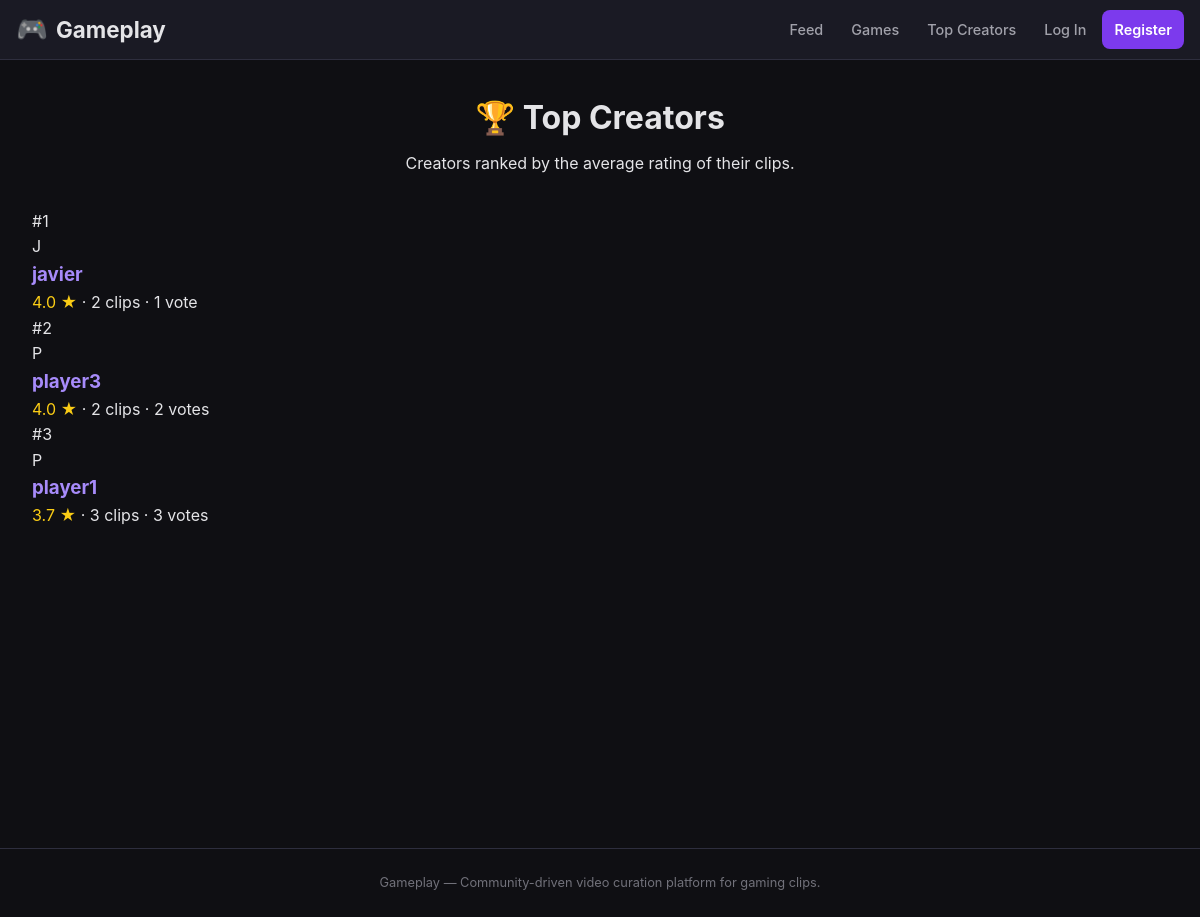
/top-creators, run on the app's committed database.
### clips/models.py (models this page shows, shortened)
class User(AbstractUser):
    bio = models.TextField(max_length=300, blank=True, default="")
    avatar_url = models.URLField(blank=True, default="")
    favorite_clips = models.ManyToManyField(
        'Clip', blank=True, related_name='favorited_by'
    )
    bookmarked_creators = models.ManyToManyField(
        'self', blank=True, symmetrical=False, related_name='bookmarked_by'
    )

### clips/views.py (the view)
# urls.py: path("top-creators", views.top_creators_page, name="top_creators"),
def top_creators_page(request):
    creators = (
        User.objects.annotate(
            avg_rating=Avg('clips__ratings__value'),
            total_clips=Count('clips'),
            total_ratings=Count('clips__ratings')
        )
        .filter(total_clips__gte=1, total_ratings__gte=1)
        .order_by('-avg_rating', '-total_clips')[:20]
    )
    games = Game.objects.all()
    return render(request, "clips/top_creators.html", {
        "creators": creators,
        "games": games,
    })

### clips/templates/clips/top_creators.html (shortened to what this page needs)
{% extends "clips/layout.html" %}
{% block content %}
<div class="page-header">
    <h1>&#127942; Top Creators</h1>
    <p>Creators ranked by the average rating of their clips.</p>
</div>
{% if creators %}
<div class="creators-list">
    {% for creator in creators %}
    <div class="creator-card">
        <div class="creator-rank">#{{ forloop.counter }}</div>
        <div class="creator-avatar">
            {% if creator.avatar_url %}
            <img src="{{ creator.avatar_url }}" alt="{{ creator.username }}">
            {% else %}
            {{ creator.username|first|upper }}
            {% endif %}
        </div>
        <div class="creator-info">
            <h3><a href="{% url 'profile' creator.username %}">{{ creator.username }}</a></h3>
            <div class="creator-stats">
                <span style="color:var(--star-color);">{{ creator.avg_rating|floatformat:1 }} &#9733;</span> &middot;
                {{ creator.total_clips }} clip{{ creator.total_clips|pluralize }} &middot;
                {{ creator.total_ratings }} vote{{ creator.total_ratings|pluralize }}
            </div>
        </div>
    </div>
    {% endfor %}
</div>
{% else %}
<div class="empty-state">
    <p>No creators with rated clips yet.</p>
</div>
{% endif %}
{% endblock %}

### clips/templates/clips/layout.html (shortened to what this page needs)
{% load static %}
<!DOCTYPE html>
<html lang="en">
<head>
    <link rel="stylesheet" href="{% static 'clips/css/styles.css' %}">
</head>
<body>
    <nav class="navbar">
        <div class="nav-container">
            <a href="{% url 'index' %}" class="nav-brand">
                <span class="brand-icon">&#127918;</span> Gameplay
            </a>
            <div class="nav-links" id="navLinks">
                <a href="{% url 'index' %}" class="nav-link">Feed</a>
                <a href="{% url 'games' %}" class="nav-link">Games</a>
                <a href="{% url 'top_creators' %}" class="nav-link">Top Creators</a>
                {% if user.is_authenticated %}
                    <a href="{% url 'submit' %}" class="nav-link nav-submit">+ Submit Clip</a>
                    <div class="nav-dropdown">
                        <button class="nav-link nav-user-btn">
                            {{ user.username }} &#9662;
                        </button>
                        <div class="nav-dropdown-content">
                            <a href="{% url 'profile' user.username %}">My Profile</a>
                            <a href="{% url 'favorites' %}">My Favorites</a>
                            <a href="{% url 'bookmarked_creators' %}">Bookmarked Creators</a>
                            <a href="{% url 'edit_profile' %}">Edit Profile</a>
                            <hr>
                            <a href="{% url 'logout' %}">Log Out</a>
                        </div>
                    </div>
                {% else %}
                    <a href="{% url 'login' %}" class="nav-link">Log In</a>
                    <a href="{% url 'register' %}" class="nav-link nav-submit">Register</a>
                {% endif %}
            </div>
        </div>
    </nav>
    <main class="main-content">
        {% block content %}{% endblock %}
    </main>
    <footer class="footer">
        <p>Gameplay &mdash; Community-driven video curation platform for gaming clips.</p>
    </footer>
</body>
</html>

### clips/static/clips/css/styles.css (style rules this page uses)
:root { --bg-primary: #0f0f13; --bg-secondary: #1a1a24; --bg-card: #22222e; --bg-hover: #2a2a3a; --accent: #7c3aed; --accent-light: #a78bfa; --accent-glow: rgba(124, 58, 237, 0.3); --text-primary: #e4e4e7; --text-secondary: #a1a1aa; --text-muted: #71717a; --star-color: #facc15; --star-empty: #3f3f46; --success: #22c55e; --danger: #ef4444; --border: #2e2e3e; --radius: 8px; --radius-lg: 12px; --shadow: 0 4px 20px rgba(0, 0, 0, 0.4); --transition: all 0.2s ease; }
*, *::before, *::after { margin: 0; padding: 0; box-sizing: border-box; }
body { font-family: -apple-system, BlinkMacSystemFont, 'Segoe UI', Roboto, sans-serif; background: var(--bg-primary); color: var(--text-primary); line-height: 1.6; min-height: 100vh; }
a { color: var(--accent-light); text-decoration: none; transition: var(--transition); }
.navbar { background: var(--bg-secondary); border-bottom: 1px solid var(--border); position: sticky; top: 0; z-index: 1000; height: 60px; }
.nav-container { max-width: 100%; margin: 0; padding: 0 1rem; display: flex; align-items: center; justify-content: space-between; height: 100%; }
.nav-brand { font-size: 1.4rem; font-weight: 700; color: var(--text-primary); display: flex; align-items: center; gap: 0.5rem; }
.brand-icon { font-size: 1.6rem; }
.nav-links { display: flex; align-items: center; gap: 0.25rem; }
.nav-link { color: var(--text-secondary); padding: 0.5rem 0.75rem; border-radius: var(--radius); font-size: 0.9rem; font-weight: 500; transition: var(--transition); }
.nav-submit { background: var(--accent); color: white !important; font-weight: 600; }
.main-content { max-width: 100%; margin: 0 auto; padding: 2rem; min-height: calc(100vh - 60px); display: flex; flex-direction: column; }
.main-content::after { content: ''; grid-column: 3; background: var(--bg-primary); border-left: 1px solid var(--border); }
.footer { text-align: center; padding: 1.5rem; color: var(--text-muted); font-size: 0.8rem; border-top: 1px solid var(--border); margin-top: 3rem; }
.page-header { text-align: center; margin-bottom: 2rem; }
.page-header h1 { font-size: 2rem; margin-bottom: 0.5rem; }

### data on the page
User: username|first "J", username "javier", avg_rating "4.0", total_clips "2", total_ratings "1"
User: username|first "P", username "player3", avg_rating "4.0", total_clips "2", total_ratings "2"
User: username|first "P", username "player1", avg_rating "3.7", total_clips "3", total_ratings "3"
